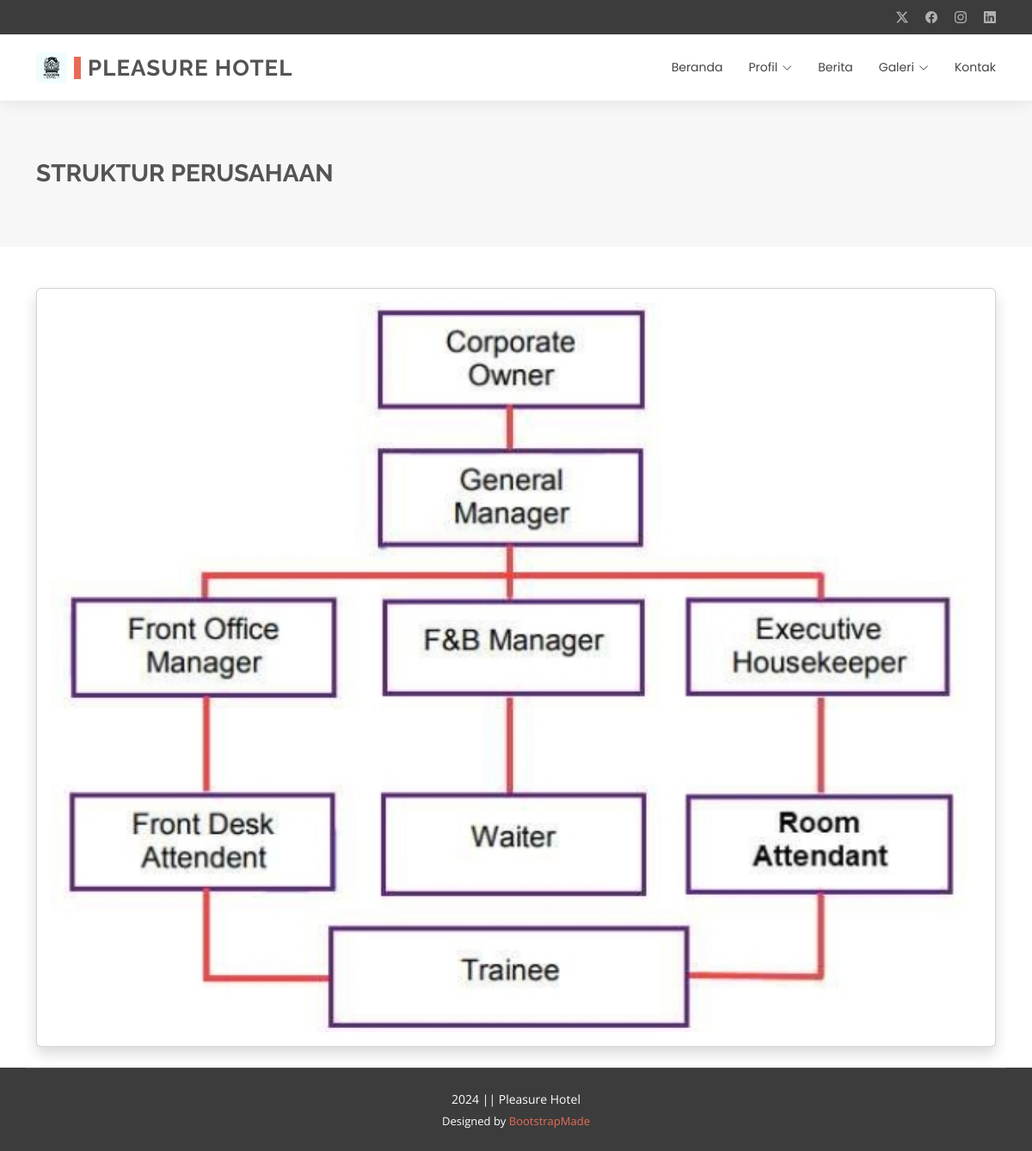
Page /struktur.php on the committed database.
### tables this page shows
CREATE TABLE `pengaturan` (
  `id_pengaturan` int(11) NOT NULL,
  `appname` varchar(50) NOT NULL,
  `logo` varchar(255) NOT NULL,
  `copyright` varchar(255) NOT NULL,
  `description` varchar(255) NOT NULL,
  `keyword` varchar(255) NOT NULL,
  `author` varchar(128) NOT NULL
);

CREATE TABLE `profil` (
  `id_profil` int(11) NOT NULL,
  `tentang` text NOT NULL,
  `visimisi` text NOT NULL,
  `struktur` varchar(255) NOT NULL
);

### helper.php (called while the page is built, shortened)
<?php
$base_url = 'http://localhost/hotelmurah/';
$koneksi = mysqli_connect('localhost', 'root', '', 'hotel');
function getWhere($query)
{
    global $koneksi;
    return mysqli_fetch_assoc(mysqli_query($koneksi, $query));
}

### struktur.php (the view)
<?php require 'header.php' ?>
<div class="page-title mb-5" data-aos="fade">
    <div class="container py-5">
        <h1>STRUKTUR PERUSAHAAN</h1>
    </div>
</div>
<?php $profil = getWhere("SELECT * FROM profil WHERE id_profil = 1 "); ?>
<div class="container">
    <div class="card shadow p-3">
        <img src="<?= $base_url; ?>assets/img/<?= $profil['struktur'] ? $profil['struktur'] : 'noimage.jpg'; ?>" alt="struktur" class="rounded w-100 ">
    </div>
</div>
<?php require 'footer.php' ?>

### header.php (shortened to what this page needs)
<?php require 'helper.php' ?>
<?php $pengaturan = getWhere("SELECT * FROM pengaturan WHERE id_pengaturan = 1 "); ?>
<!DOCTYPE html>
<html lang="en">
<head>
    <link href="<?= $base_url; ?>front/plugins/bootstrap/css/bootstrap.min.css" rel="stylesheet">
    <link href="<?= $base_url; ?>front/plugins/bootstrap-icons/bootstrap-icons.css" rel="stylesheet">
    <link href="<?= $base_url; ?>front/plugins/aos/aos.css" rel="stylesheet">
    <link href="<?= $base_url; ?>front/plugins/swiper/swiper-bundle.min.css" rel="stylesheet">
    <link href="<?= $base_url; ?>front/plugins/glightbox/css/glightbox.min.css" rel="stylesheet">
    <link href="<?= $base_url; ?>assets/plugins/boxicons/css/boxicons.min.css" rel="stylesheet">
    <link href="<?= $base_url; ?>front/css/main.css" rel="stylesheet">
</head>
<body class="index-page">
    <header id="header" class="header sticky-top">
        <div class="topbar d-flex align-items-center dark-background">
            <div class="container d-flex justify-content-center justify-content-md-between">
                <div class="social-links d-none d-md-flex align-items-center">
                    <a href="#" class="twitter"><i class="bi bi-twitter-x"></i></a>
                    <a href="#" class="facebook"><i class="bi bi-facebook"></i></a>
                    <a href="#" class="instagram"><i class="bi bi-instagram"></i></a>
                    <a href="#" class="linkedin"><i class="bi bi-linkedin"></i></a>
                </div>
            </div>
        </div>
        <div class="branding">
            <div class="container position-relative d-flex align-items-center justify-content-between">
                <a href="<?= $base_url; ?>" class="logo d-flex align-items-center">
                    <img src="<?= $base_url; ?>assets/img/<?= $pengaturan['logo']; ?>" alt="">
                    <h1 class="sitename"><?= $pengaturan['appname']; ?><br></h1>
                </a>
                <nav id="navmenu" class="navmenu">
                    <ul>
                        <li><a href="<?= $base_url; ?>">Beranda</a></li>
                        <li class="dropdown"><a href="#"><span>Profil</span> <i class="bi bi-chevron-down toggle-dropdown"></i></a>
                        </li>
                        <li><a href="<?= $base_url; ?>berita.php">Berita</a></li>
                        <li class="dropdown"><a href="#"><span>Galeri</span> <i class="bi bi-chevron-down toggle-dropdown"></i></a>
                        </li>
                        <li><a href="<?= $base_url; ?>kontak.php">Kontak</a></li>
                    </ul>
                </nav>
            </div>
        </div>
    </header>
    <main class="main">

### footer.php (shortened to what this page needs)
</main>
<footer id="footer" class="footer position-relative dark-background">
    <div class="container copyright text-center mt-4">
        <p><?= $pengaturan['copyright']; ?></p>
        <div class="credits">
            Designed by <a href="https://bootstrapmade.com/">BootstrapMade</a>
        </div>
    </div>
</footer>
</body>
</html>

### front/css/main.css (style rules this page uses)
:root { --default-font: "Open Sans", system-ui, -apple-system, "Segoe UI", Roboto, "Helvetica Neue", Arial, "Noto Sans", "Liberation Sans", sans-serif, "Apple Color Emoji", "Segoe UI Emoji", "Segoe UI Symbol", "Noto Color Emoji"; --heading-font: "Raleway", sans-serif; --nav-font: "Poppins", sans-serif; }
:root { --background-color: #ffffff; --default-color: #444444; --heading-color: #545454; --accent-color: #e96b56; --surface-color: #ffffff; --contrast-color: #ffffff; }
:root { --nav-color: #444444; --nav-hover-color: #e96b56; --nav-mobile-background-color: #ffffff; --nav-dropdown-background-color: #ffffff; --nav-dropdown-color: #444444; --nav-dropdown-hover-color: #e96b56; }
.dark-background { --background-color: #3c3c3c; --default-color: #ffffff; --heading-color: #ffffff; --surface-color: #565656; --contrast-color: #ffffff; }
:root { scroll-behavior: smooth; }
body { color: var(--default-color); background-color: var(--background-color); font-family: var(--default-font); }
a { color: var(--accent-color); text-decoration: none; transition: 0.3s; }
h1, h2, h3, h4, h5, h6 { color: var(--heading-color); font-family: var(--heading-font); }
.header { background-color: var(--background-color); color: var(--default-color); transition: all 0.5s; z-index: 997; box-shadow: 0px 0px 20px 0px rgba(0, 0, 0, 0.1); }
.header .topbar { background-color: var(--background-color); height: 40px; padding: 0; font-size: 14px; transition: all 0.5s; }
.header .topbar .social-links a { color: color-mix(in srgb, var(--default-color), transparent 40%); line-height: 0; transition: 0.3s; margin-left: 20px; }
.header .branding { padding: 10px 0; }
.header .logo { line-height: 1; }
.header .logo img { max-height: 36px; margin-right: 8px; }
.header .logo h1 { font-size: 26px; padding: 0 0 0 8px; margin: 11px 0; line-height: 1; font-weight: 700; letter-spacing: 1px; text-transform: uppercase; border-left: 8px solid var(--accent-color); }
@media (min-width: 1200px) { .navmenu { padding: 0; } }
@media (min-width: 1200px) { .navmenu ul { margin: 0; padding: 0; display: flex; list-style: none; align-items: center; } }
@media (min-width: 1200px) { .navmenu li { position: relative; } }
@media (min-width: 1200px) { .navmenu a, .navmenu a:focus { color: var(--nav-color); padding: 18px 15px; font-size: 14px; font-family: var(--nav-font); font-weight: 400; display: flex; align-items: center; justify-content: space-between; white-space: nowrap; transition: 0.3s; } }
@media (min-width: 1200px) { .navmenu a i, .navmenu a:focus i { font-size: 12px; line-height: 0; margin-left: 5px; transition: 0.3s; } }
@media (min-width: 1200px) { .navmenu li:last-child a { padding-right: 0; } }
.footer { color: var(--default-color); background-color: var(--background-color); font-size: 14px; position: relative; }
.footer .copyright { padding-top: 25px; padding-bottom: 25px; border-top: 1px solid color-mix(in srgb, var(--default-color), transparent 90%); }
.footer .copyright p { margin-bottom: 0; }
.footer .credits { margin-top: 6px; font-size: 13px; }
.page-title { --background-color: color-mix(in srgb, var(--default-color), transparent 96%); color: var(--default-color); background-color: var(--background-color); padding: 20px 0; position: relative; }
.page-title h1 { font-size: 28px; font-weight: 700; margin: 0; }

### rows in the picture
pengaturan: logo (picture), appname "PLEASURE HOTEL", copyright "2024 || Pleasure Hotel"
profil: struktur (picture)
